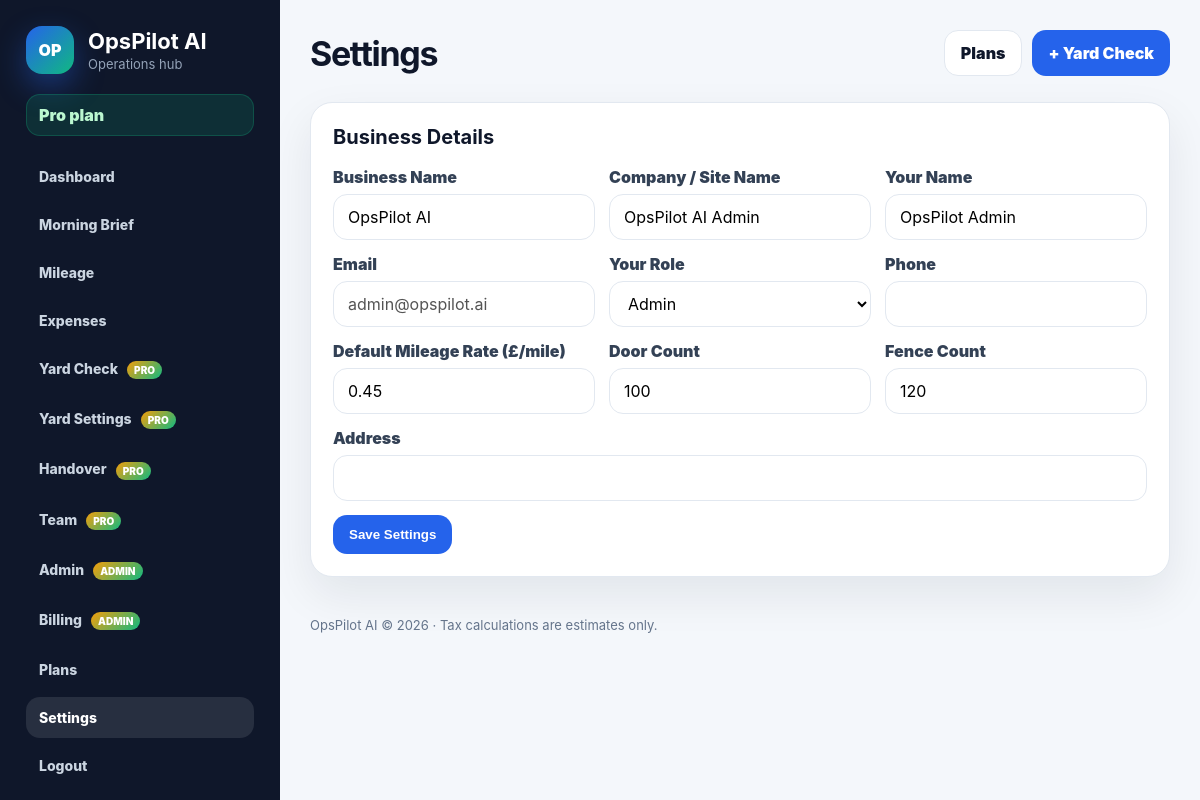
The app's page /settings (signed in) with its own data.
### tables this page shows
CREATE TABLE users (
            id INTEGER PRIMARY KEY AUTOINCREMENT,
            name TEXT NOT NULL,
            email TEXT NOT NULL UNIQUE,
            password_hash TEXT NOT NULL,
            plan TEXT NOT NULL DEFAULT 'free',
            business_name TEXT,
            phone TEXT,
            address TEXT,
            created_at TEXT NOT NULL
        , role TEXT NOT NULL DEFAULT 'Admin', company_name TEXT, stripe_customer_id TEXT, stripe_subscription_id TEXT, subscription_status TEXT DEFAULT 'manual', pro_expires_at TEXT, pro_reason TEXT, door_count INTEGER DEFAULT 100, fence_count INTEGER DEFAULT 120, door_start INTEGER DEFAULT 1, door_end INTEGER DEFAULT 100, fence_start INTEGER DEFAULT 1, fence_end INTEGER DEFAULT 120, mileage_rate REAL DEFAULT 0.45);

### app.py (the view, shortened to what this page needs)
@app.route("/settings", methods=["GET", "POST"])
@login_required
def settings():
    user = current_user()
    return render_template("settings.html", row=user, page="settings")

### app.py (called while the page is built, shortened)
def get_db():
    os.makedirs(DATA_DIR, exist_ok=True)
    os.makedirs(UPLOAD_DIR, exist_ok=True)
    conn = sqlite3.connect(DB_PATH)
    conn.row_factory = sqlite3.Row
    return conn

def current_user():
    if "user_id" not in session:
        return None
    conn = get_db()
    user = conn.execute("SELECT * FROM users WHERE id = ?", (session["user_id"],)).fetchone()
    conn.close()
    return refresh_user_plan(user)

@app.context_processor
def inject_context():
    user = current_user()
    return {
        "current_year": datetime.now().year,
        "user": user,
        "plan_names": PLAN_NAMES
    }

def row_get(row, key, default=None):
    try:
        if row is None:
            return default
        return row[key]
    except Exception:
        return default

def refresh_user_plan(user):
    if not user:
        return user
    try:
        email = row_get(user, "email")
        expires_at = row_get(user, "pro_expires_at")
        if email == "admin@opspilot.ai":
            return user
    except Exception:
        return user
    return user

def login_required(fn):
    @wraps(fn)
    def wrapper(*args, **kwargs):
        if "user_id" not in session:
            flash("Please login first.", "error")
            return redirect(url_for("login"))
        return fn(*args, **kwargs)
    return wrapper

### templates/settings.html (shortened to what this page needs)
{% extends "base.html" %}
{% block title %}Settings{% endblock %}
{% block content %}
<section class="panel">
    <h3>Business Details</h3>
    <form method="POST" class="form-grid">
        <div><label>Business Name</label><input name="business_name" value="{{ row.business_name or '' }}"></div><div><label>Company / Site Name</label><input name="company_name" value="{{ row.company_name or '' }}"></div>
        <div><label>Your Name</label><input name="name" value="{{ row.name or '' }}"></div>
        <div><label>Email</label><input value="{{ row.email or '' }}" disabled></div><div><label>Your Role</label><select name="role"><option {{ "selected" if row.role == "Admin" else "" }}>Admin</option></select></div>
        <div><label>Phone</label><input name="phone" value="{{ row.phone or '' }}"></div>
        <div><label>Default Mileage Rate (£/mile)</label><input type="number" step="0.01" name="mileage_rate" value="{{ row.mileage_rate or 0.45 }}"></div>
        <div><label>Door Count</label><input type="number" min="1" max="1000" name="door_count" value="{{ row.door_count or 100 }}"></div>
        <div><label>Fence Count</label><input type="number" min="1" max="1000" name="fence_count" value="{{ row.fence_count or 120 }}"></div>
        <div class="wide"><label>Address</label><input name="address" value="{{ row.address or '' }}"></div>
        <div class="form-actions"><button class="btn primary" type="submit">Save Settings</button></div>
    </form>
</section>
{% endblock %}

### templates/base.html (shortened to what this page needs)
<!DOCTYPE html>
<html lang="en">
<head>
    <link rel="stylesheet" href="{{ url_for('static', filename='css/style.css') }}">
</head>
<body>
<div class="app-shell">
    {% if user %}
    <aside class="sidebar">
        <div class="brand">
            <div class="brand-icon">OP</div>
            <div>
                <h1>OpsPilot AI</h1>
                <p>Operations hub</p>
            </div>
        </div>
        <div class="plan-chip">{{ 'Pro' if user.plan in ['pro','business'] else plan_names[user.plan] }} plan</div>
        <nav class="nav">
            <a class="{{ 'active' if page == 'dashboard' else '' }}" href="{{ url_for('index') }}">Dashboard</a>
            <a class="{{ 'active' if page == 'morning_brief' else '' }}" href="{{ url_for('morning_brief') }}">Morning Brief</a>
            <a class="{{ 'active' if page == 'mileage' else '' }}" href="{{ url_for('mileage') }}">Mileage</a>
            <a class="{{ 'active' if page == 'expenses' else '' }}" href="{{ url_for('expenses') }}">Expenses</a>
            <a class="{{ 'active' if page == 'yard_check' else '' }}" href="{{ url_for('yard_check') }}">Yard Check <span class="pro-badge">PRO</span></a>
            {% if user and user.plan in ['pro', 'business'] %}<a class="{{ 'active' if page == 'yard_settings' else '' }}" href="{{ url_for('yard_settings') }}">Yard Settings <span class="pro-badge">PRO</span></a>{% endif %}
            <a class="{{ 'active' if page == 'handover' else '' }}" href="{{ url_for('handover') }}">Handover <span class="pro-badge">PRO</span></a>
            <a class="{{ 'active' if page == 'team' else '' }}" href="{{ url_for('team') }}">Team <span class="pro-badge">PRO</span></a>
            {% if user and user.email == "admin@opspilot.ai" %}
            <a class="{{ 'active' if page == 'admin' else '' }}" href="{{ url_for('admin_dashboard') }}">Admin <span class="pro-badge">ADMIN</span></a>
            <a class="{{ 'active' if page == 'admin_billing' else '' }}" href="{{ url_for('admin_billing') }}">Billing <span class="pro-badge">ADMIN</span></a>
            {% endif %}
            <a class="{{ 'active' if page == 'pricing' else '' }}" href="{{ url_for('pricing') }}">Plans</a>
            <a class="{{ 'active' if page == 'settings' else '' }}" href="{{ url_for('settings') }}">Settings</a>
            <a href="{{ url_for('logout') }}">Logout</a>
        </nav>
    </aside>
    {% endif %}
    <main class="main {{ 'auth-main' if not user else '' }}">
        {% if user %}
        <header class="topbar">
            <div>
                <h2>{% block title %}{% endblock %}</h2>
            </div>
            <div class="top-actions">
                <a class="btn ghost" href="{{ url_for('pricing') }}">Plans</a>
                <a class="btn primary" href="{{ url_for('yard_check') }}">+ Yard Check</a>
            </div>
        </header>
        {% endif %}
        {% block content %}{% endblock %}
        {% if user %}
        <footer class="footer">
            OpsPilot AI © {{ current_year }} · Tax calculations are estimates only.
        </footer>
        {% endif %}
    </main>
</div>
</body>
</html>

### static/css/style.css (style rules this page uses)
:root { --bg: #f4f7fb; --panel: #ffffff; --text: #0f172a; --muted: #64748b; --line: #e2e8f0; --primary: #2563eb; --primary-dark: #1d4ed8; --accent: #10b981; --danger: #dc2626; --shadow: 0 18px 45px rgba(15, 23, 42, 0.08); --radius: 22px; }
* { box-sizing: border-box; }
body { margin: 0; font-family: Inter, ui-sans-serif, system-ui, -apple-system, BlinkMacSystemFont, "Segoe UI", sans-serif; background: var(--bg); color: var(--text); }
a { color: inherit; text-decoration: none; }
.app-shell { min-height: 100vh; display: grid; grid-template-columns: 280px 1fr; }
.sidebar { background: #0f172a; color: white; padding: 26px; display: flex; flex-direction: column; gap: 20px; position: sticky; top: 0; height: 100vh; overflow-y: auto; }
.brand { display: flex; gap: 14px; align-items: center; }
.brand-icon { width: 48px; height: 48px; border-radius: 16px; background: linear-gradient(135deg, var(--primary), var(--accent)); display: grid; place-items: center; font-weight: 900; box-shadow: 0 12px 30px rgba(37, 99, 235, 0.4); }
.brand h1 { margin: 0; font-size: 22px; }
.brand p { margin: 2px 0 0; color: #94a3b8; font-size: 13px; }
.plan-chip { background: rgba(16, 185, 129, 0.15); color: #bbf7d0; border: 1px solid rgba(16, 185, 129, 0.25); padding: 10px 12px; border-radius: 14px; font-weight: 900; }
.nav { display: grid; gap: 7px; }
.nav a { padding: 12px 13px; border-radius: 14px; color: #cbd5e1; font-weight: 800; font-size: 14px; }
.nav a:hover, .nav a.active { background: rgba(255, 255, 255, 0.1); color: white; }
.main { padding: 30px; max-width: 1450px; width: 100%; }
.topbar { display: flex; justify-content: space-between; align-items: center; margin-bottom: 26px; gap: 16px; }
.topbar h2 { margin: 0; font-size: 34px; letter-spacing: -0.04em; }
.top-actions { display: flex; gap: 10px; }
.btn, .small-btn { border: 0; border-radius: 14px; padding: 12px 16px; font-weight: 900; cursor: pointer; display: inline-flex; align-items: center; justify-content: center; transition: 0.2s ease; }
.btn.primary, .small-btn { background: var(--primary); color: white; }
.btn.ghost { background: white; color: var(--text); border: 1px solid var(--line); }
.stat-card, .panel, .auth-card, .price-card { background: var(--panel); border: 1px solid var(--line); border-radius: var(--radius); box-shadow: var(--shadow); }
.panel { padding: 22px; margin-bottom: 22px; }
.panel h3 { margin: 0 0 18px; font-size: 20px; }
.form-grid { display: grid; grid-template-columns: repeat(3, minmax(0, 1fr)); gap: 14px; }
.form-grid .wide { grid-column: span 3; }
label { display: block; font-weight: 900; margin-bottom: 7px; color: #334155; }
input, select { width: 100%; min-height: 46px; border: 1px solid var(--line); border-radius: 14px; padding: 0 14px; font: inherit; background: white; outline: none; }
.form-actions { display: flex; align-items: end; }
.footer { color: var(--muted); font-size: 13px; padding: 18px 0 8px; }
.pro-badge { display: inline-flex; margin-left: 6px; padding: 3px 7px; border-radius: 999px; background: linear-gradient(135deg, #f59e0b, #10b981); color: white; font-size: 10px; font-weight: 900; vertical-align: middle; }

### records on screen
users: plan "Pro", business_name "OpsPilot AI", company_name "OpsPilot AI Admin", name "OpsPilot Admin", email "admin@opspilot.ai", mileage_rate "0.45", door_count "100", fence_count "120"
